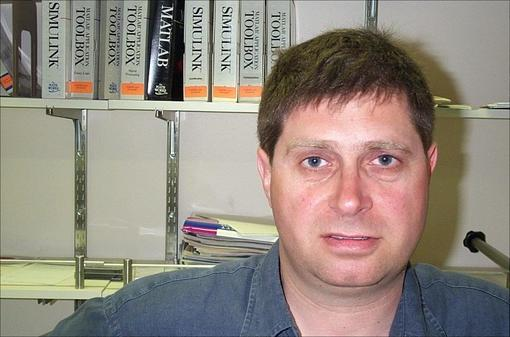
#> input picture CV-PA5/image_0001.jpg, 510 x 337 px; its folder holds only this picture in this run
$ jupyter execute --allow-errors PA5.ipynb   (shell and % lines are left out)
#> lines starting #> are read from the running program, lines starting #| are printed output that depends on the picture
### CV-PA5/detection.py
##Credit: Juan Carlos Niebles and Ranjay Krishna

import numpy as np
from skimage import feature, data, color, exposure, io
from skimage.transform import rescale, resize, downscale_local_mean
from skimage.filters import gaussian
from scipy import signal
from scipy.ndimage import interpolation
import math

def hog_feature(image, pixel_per_cell = 8):
    '''
    Compute hog feature for a given image.

    Hint: use the hog function provided by skimage

    Args:
        image: an image with object that we want to detect
        pixel_per_cell: number of pixels in each cell, an argument for hog descriptor

    Returns:
        hogFeature: a vector of hog representation
        hogImage: an image representation of hog provided by skimage
    '''
    #####################################
    #       START YOUR CODE HERE        #
    #####################################
    hogFeature, hogImage = feature.hog(image, pixels_per_cell=(pixel_per_cell, pixel_per_cell), visualize=True)
    ######################################
    #        END OF YOUR CODE            #
    ######################################
    return (hogFeature, hogImage)

# [50 lines left out: function sliding_window, not called in this run]


def pyramid(image, scale=0.9, minSize=(200, 100)):
    '''
    Generate image pyramid using the given image and scale.
    Reducing the size of the image until one of the height or
    width reaches the minimum limit. In the ith iteration,
    the image is resized to scale^i of the original image.

    Args:
        image: np array of (h,w), an image to scale
        scale: float of how much to rescale the image each time
        minSize: pair of ints showing the minimum height and width

    Returns:
        images: a list containing pair of
            (the current scale of the image, resized image)
    '''
    # yield the original image
    images = []
    current_scale = 1.0
    images.append((current_scale, image))
    # keep looping over the pyramid
    #####################################
    #       START YOUR CODE HERE        #
    #####################################
    minH, minW = minSize
    while image.shape[0] > minH and image.shape[1] > minW:
        image = rescale(image, scale)
        current_scale *= scale
        images.append((current_scale, image))
    ######################################
    #        END OF YOUR CODE            #
    ######################################
    return images

# [37 lines left out: function pyramid_score, not called in this run]


### CV-PA5/PA5.ipynb
# Assignment 5
In this assignment, we will implement a simplified version of object detection process.

[cell 1]
from __future__ import print_function
import random
import numpy as np
import matplotlib.pyplot as plt
import matplotlib.patches as patches
from skimage import io
from skimage.feature import hog
from skimage import data, color, exposure
from skimage.transform import rescale, resize, downscale_local_mean
import glob, os
import fnmatch
import time
import math

import warnings
warnings.filterwarnings('ignore')

from detection import *
from util import *

plt.rcParams['figure.figsize'] = (10.0, 8.0) # set default size of plots
plt.rcParams['image.interpolation'] = 'nearest'
plt.rcParams['image.cmap'] = 'gray'

# Part 1: Hog Representation (1 point)

In this section, we will compute the average hog representation of human faces.<br>
There are 31 aligned face images provided in the `\face` folder. They are all aligned and have the same size. We will get an average face from these images and compute a hog feature representation for the averaged face, which is treated as the face model. Note that, in practice, we get the face model by training a SVM classifier on a separate dataset of face vs non-face images. This step has been described in the lectrue 18. However, due to the scope of assignment, this step had been greatly simplified to only compute the hog representation of average face<br>
Use the hog function provided by skimage library, and implement a hog representation of objects.
Implement **`hog_feature`** function in `detection.py`

#> (a cell that did not finish here is left out)

# Part 2: Sliding Window (2 points)
Implement **`sliding_window`** function to have windows slide across an image with a specific window size. The window slides through the image and check if an object is detected with a high score at every location. These scores will generate a response map and you will be able to find the location of the window with the highest hog score.

[cell 3]
image_path = 'image_0001.jpg'

image = io.imread(image_path, as_gray=True)
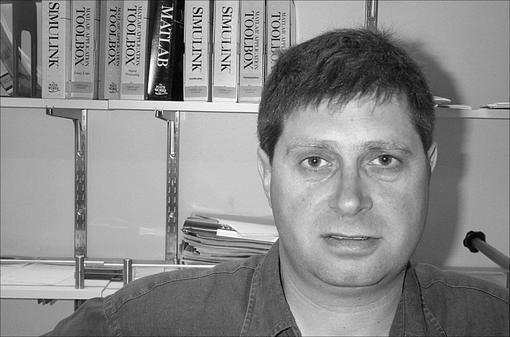
#> image: shape (337, 510) float64; min 0, max 0.999, mean 0.543
image = rescale(image, 0.8)
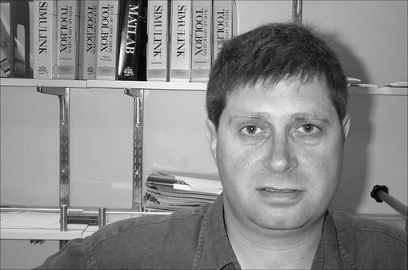
#> image: shape (270, 408) float64; min 0.00659, max 0.995, mean 0.543

(hogFeature, hogImage) = hog_feature(image)
#> in hog_feature, `hogFeature, hogImage = feature.hog(image, pixels_per_cell=(pixel_per_c..`:
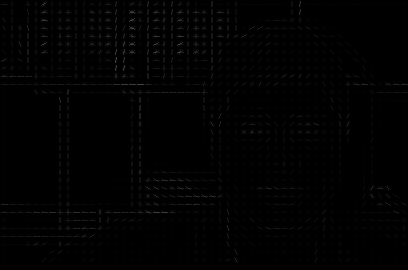
#> hogImage: shape (270, 408) float64; min 0, max 0.329, mean 0.0069

#> (the rest of this cell did not finish here and is left out)

Sliding window successfully found the human face in the above example. However, in the cell below, we are only changing the scale of the image, and you can see that sliding window does not work once the scale of the image is changed.

[cell 4]
image_path = 'image_0001.jpg'
image = io.imread(image_path, as_gray=True)
image = rescale(image, 1.0)


#> (the rest of this cell did not finish here and is left out)

# Part 3: Image Pyramids (2 points)
In order to make sliding window work for different scales of images, you need to implement image pyramids where you resize the image to different scales and run the sliding window method on each resized image. This way you scale the objects and can detect both small and large objects.

###  3.1 Image Pyramid (0.5 point)

Implement **`pyramid`** function in `detection.py`, this will create pyramid of images at different scales. Run the following code, and you will see the shape of the original image gets smaller until it reaches a minimum size.

[cell 5]
image_path = 'image_0001.jpg'

image = io.imread(image_path, as_gray=True)
image = rescale(image, 1.2)
#> image: shape (404, 612) float64

images = pyramid(image, scale = 0.9)
#> the loop in pyramid, `while image.shape[0] > minH and image.shape[1] > minW:` made 7 passes
#> pass 2, in pyramid, `image = rescale(image, scale)`:
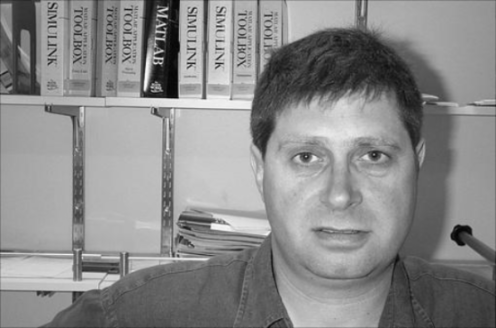
#> image: shape (328, 496) float64; min 0.0217, max 0.983, mean 0.543
#> after the loop in pyramid, `while image.shape[0] > minH and image.shape[1] > minW:`:
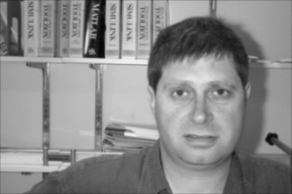
#> image: shape (194, 292) float64; min 0.0326, max 0.942, mean 0.542
#> after the loop in pyramid, `while image.shape[0] > minH and image.shape[1] > minW:`: current_scale = 0.478; images = 8 items
#> images = 8 items
sum_r = 0
sum_c = 0
for i,result in enumerate(images):
    (scale, image) = result
    if (i==0):
        sum_c = image.shape[1]
    sum_r+=image.shape[0]
#> this loop made 8 passes
#> (scale, sum_c, sum_r) on pass 1: (1, 612, 404)
#> (scale, sum_r) on passes 2 to 7: (0.9, 768), (0.81, 1096), (0.729, 1391), (0.656, 1657), (0.59, 1896), (0.531, 2111)
#> after the loop, sum_r = 2305

composite_image = np.zeros((sum_r, sum_c))

pointer = 0
for i, result in enumerate(images):
    (scale, image) = result
    composite_image[pointer:pointer+image.shape[0], :image.shape[1]] = image
    pointer+= image.shape[0]
#> this loop made 8 passes
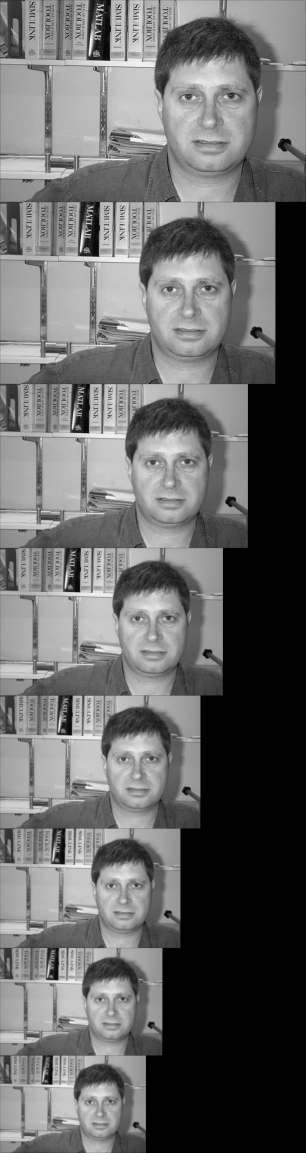
#> composite_image: shape (2305, 612) float64 (shown at 1/2 size); min 0, max 0.997, mean 0.408
#> after the loop, pointer = 2305

plt.imshow(composite_image)
plt.axis('off')
plt.title('image pyramid')
plt.show()

###  3.2 Pyramid Score (1 points)

After getting the image pyramid, we will run sliding window on all the images to find a place that gets the highest score. Implement **`pyramid_score`** function in `detection.py`. It will return the highest score and its related information in the image pyramids.

[cell 6]
image_path = 'image_0001.jpg'

image = io.imread(image_path, as_gray=True)
image = rescale(image, 1.2)

#> (the rest of this cell did not finish here and is left out)

From the above example, we can see that image pyramid has fixed the problem of scaling. Then in the example below, we will try another image.

[cell 7]
image_path = 'image_0338.jpg'
#> (the rest of this cell did not finish here and is left out)

Again, we can also detect the face successfully. Then, how about this image?

[cell 8]
image_path = 'image_0319.jpg'
#> image_path = 'image_0319.jpg'
#> (the rest of this cell did not finish here and is left out)
